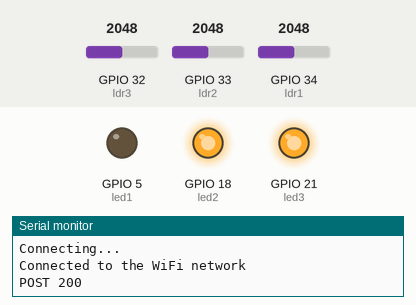
A sketch run on a simulated ESP32. On the bench: output pins drawn as LEDs (lit = HIGH), the last lines printed to the serial monitor. The inputs (shaded band) are chosen by the test bench; at power-on: GPIO 32 (ldr3) = 2048, GPIO 34 (ldr1) = 2048, GPIO 33 (ldr2) = 2048. WiFi joins after 1.5 s; servers stay silent unless stated; uploads are accepted with an empty reply.

Above: at 5.2 s.
5.3 s: GPIO 32 (ldr3) set to 1028
6.8 s: GPIO 32 (ldr3) set to 944
At 7.8 s:
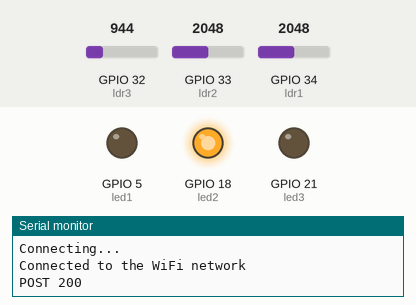
8.3 s: GPIO 34 (ldr1) set to 1056
9.8 s: GPIO 34 (ldr1) set to 932
At 11.0 s:
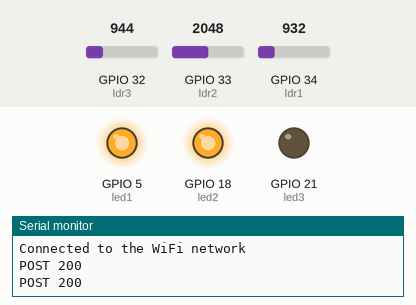
11.3 s: GPIO 33 (ldr2) set to 1065
12.8 s: GPIO 33 (ldr2) set to 942
At 14.1 s:
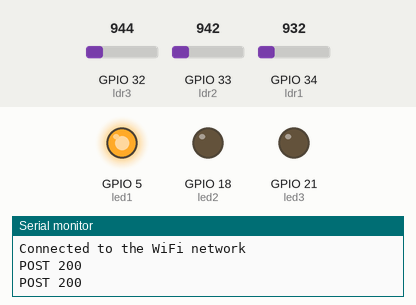
Timing chart, 0 to 15.3 s (numbered marks = the images above; inputs shaded):
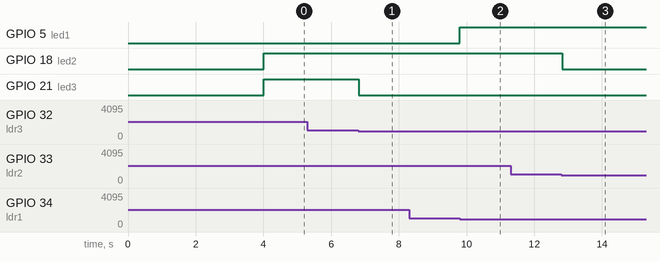

The sketch:

miniproj.ino
```cpp
#include <WiFi.h>
#include <HTTPClient.h>
#include <ArduinoJson.h>

const char* ssid = "winnone";
const char* password = "winnone12";

const char* urlroom1 = "https://ecourse.cpe.ku.ac.th/exceed49/api/payload?gid=11";
//const char* urlroom2 = "https://ecourse.cpe.ku.ac.th/exceed49/api/payload?gid=11";
//const char* urlroom3 = "https://ecourse.cpe.ku.ac.th/exceed49/api/payload?gid=11";

const int sizee = 2*JSON_OBJECT_SIZE(4);

int sw=22;
int ldr1=34,ldr2=33,ldr3=32;
int led1=5,led2=18,led3=21;
int used1=0,used2=0,used3=0;
char str[50];

StaticJsonDocument<sizee> JSONPost;

void wificonnect(){
  WiFi.disconnect();
  WiFi.begin(ssid,password);
  while(WiFi.status()!=WL_CONNECTED){
    delay(1000);
    Serial.println("Connecting...");
  }
  Serial.println("Connected to the WiFi network");
}

void _post (const char* url,int led1){
  if(WiFi.status() == WL_CONNECTED){
    HTTPClient http;
    http.begin(url);
    http.addHeader("Content-Type","application/json");
    JSONPost["ldr"]=0;
    JSONPost["led1"]=led1;
    JSONPost["led2"]=0;
    serializeJson(JSONPost,str);
    int httpCode = http.POST(str);

    if(httpCode == HTTP_CODE_OK){
      String payload = http.getString();
      Serial.print("POST ");
      Serial.println(httpCode);
      Serial.println(payload);
    }
   else
      wificonnect();
 }
  delay(100);
}

void setup() {
  Serial.begin(115200);
  delay(2000);
  wificonnect();

  pinMode(sw,INPUT_PULLUP);

  pinMode(led1,OUTPUT);
  digitalWrite(led1,HIGH);

  pinMode(led2,OUTPUT);
  digitalWrite(led2,LOW);

  pinMode(led3,OUTPUT);
  digitalWrite(led3,LOW);

  pinMode(ldr1,INPUT);
  pinMode(ldr2,INPUT);
  pinMode(ldr3,INPUT);

  xTaskCreatePinnedToCore(Task2,"Task 2",1024*32,NULL,1,NULL,0);
  xTaskCreatePinnedToCore(Task3,"Task 3",1024*32,NULL,1,NULL,0);
}

void loop() {
  if(analogRead(ldr1)>1000){
    if(used1==0){
      digitalWrite(led1,LOW);
      _post(urlroom1,1);
      used1=1;
    }
  }
  else{
    if(used1==1){
        digitalWrite(led1,HIGH);
        _post(urlroom1,0);
        used1=0;
    }
  }
  vTaskDelay(30/portTICK_PERIOD_MS);
}

void Task2 (void *parameter){
  while(1){
   /*if(analogRead(ldr2)>1000){
    _post(urlroom1,1);
    while(1){
      digitalWrite(led2,HIGH);
      if(analogRead(ldr2)<1000){
        digitalWrite(led2,LOW);
        _post(urlroom1,0);
        break;
      }
    }
    }
    vTaskDelay(30/portTICK_PERIOD_MS);
  }*/

   if(analogRead(ldr2)>1000){
    if(used2==0){
      digitalWrite(led2,HIGH);
      //_post(urlroom2,1);
      used2=1;
    }
  }

  else{
    if(used2==1){
        digitalWrite(led2,LOW);
       // _post(urlroom2,0);
        used2=0;
    }
  }
  vTaskDelay(30/portTICK_PERIOD_MS);
  }
}

void Task3 (void *parameter){
  while(1){
    if(analogRead(ldr3)>1000){
      if(used3==0){
        digitalWrite(led3,HIGH);
        //_post(urlroom3,1);
        used3=1;
      }
    }

    else{
      if(used3==1){
        digitalWrite(led3,LOW);
        // _post(urlroom2,0);
        used3=0;
      }
    }
    vTaskDelay(30/portTICK_PERIOD_MS);
 }
}
```

Measured:
- the behaviour switches between 1001 and 1000 on GPIO 32 (ldr3) (found by bisection; images 0 and 1)
- the behaviour switches between 1001 and 1000 on GPIO 34 (ldr1) (found by bisection; images 1 and 2)
- the behaviour switches between 1001 and 1000 on GPIO 33 (ldr2) (found by bisection; images 2 and 3)
- after the input at 5.3 s, every drawn part: stays the same
- after the input at 6.8 s, GPIO 21 (led3): HIGH → LOW at once
- after the input at 8.3 s, every drawn part: stays the same
- after the input at 9.8 s, GPIO 5 (led1): LOW → HIGH at once
- after the input at 11.3 s, every drawn part: stays the same
- after the input at 12.8 s, GPIO 18 (led2): HIGH → LOW at once
